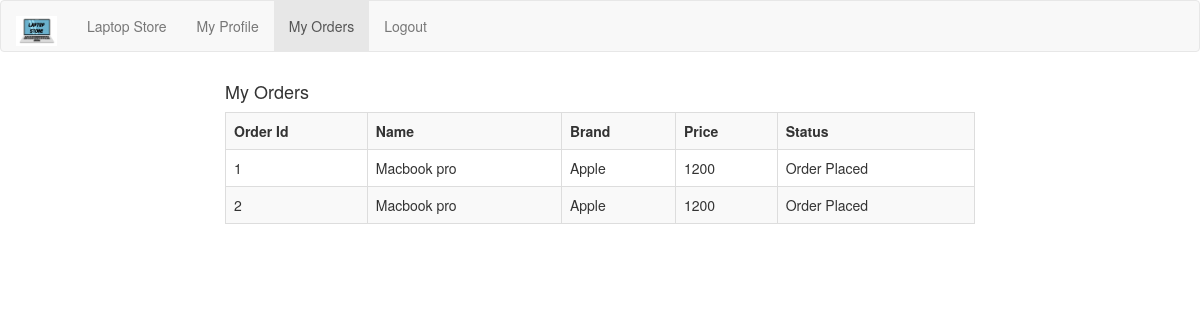
The page /laptop/myorders.php (signed in) on the database its author committed.
### tables this page shows
CREATE TABLE `orders` (
  `oid` int(11) NOT NULL,
  `email` varchar(100) NOT NULL,
  `name` varchar(100) NOT NULL,
  `brand` varchar(100) NOT NULL,
  `price` varchar(100) NOT NULL,
  `status` varchar(100) NOT NULL,
  `payment_id` int(11) NOT NULL
);

### laptop/myorders.php (the view, shortened to what this page needs)
<!DOCTYPE html>
<html lang="en">
<head>
  <link rel="stylesheet" href="https://maxcdn.bootstrapcdn.com/bootstrap/3.4.1/css/bootstrap.min.css">
</head>
<body>
<nav class="navbar navbar-default">
  <div class="container-fluid">
    <div class="navbar-header">
      <a class="navbar-brand" href="#">
          <img src="images/logo.jpeg" style="width:100%;height:30px" />
      </a>
    </div>
    <ul class="nav navbar-nav">
       <li ><a href="home.php"> Laptop Store</a></li>
      <li ><a href="myprofile.php">My Profile</a></li>
      <li class="active"><a href="myorders.php">My Orders</a></li>
       <li><a href="logout.php">Logout</a></li>
    </ul>
  </div>
</nav>
        <div class="container">
            <div class="row">
                <div class="col-lg-2 posts-list"></div>
                <div class="col-lg-8 posts-list">
                    <div class="comment-form">
                        <h4>My Orders </h4>
                       <table class="table table-bordered table-striped">
                           <tr>
                               <th>Order Id</th>
                               <th>Name</th>
                                <th>Brand</th>
                               <th>Price</th>
                               <th>Status</th>
                           </tr>
                           <?php
                           include 'config.php';
                                $conn = mysqli_connect($dbServername,$dbUsername,$dbPass,$dbName);
                                $email=$_SESSION["email"];
                                $sql = "SELECT * FROM orders where email='$email'";
                                $result = mysqli_query($conn, $sql);
                                if (mysqli_num_rows($result) > 0) {
                                  while($row = mysqli_fetch_assoc($result)) {
                                    echo "<tr><td> " . $row["oid"]. " </td> <td> " . $row["name"]. " </td><td> " . $row["brand"]. "</td><td> " . $row["price"]. "</td>
                                    <td> " . $row["status"]. "</td>
                                    </tr>
                                    ";
                                  }
                                } else {
                                  echo "No Orders Found";
                                }
                           ?>
                       </table>
                    </div>
                </div>
                <div class="col-lg-2 posts-list"></div>
            </div>
        </div>
</body>
</html>

### rows shown on the page
orders: oid "1", name "Macbook pro", brand "Apple", price "1200", status "Order Placed"
orders: oid "2", name "Macbook pro", brand "Apple", price "1200", status "Order Placed"
